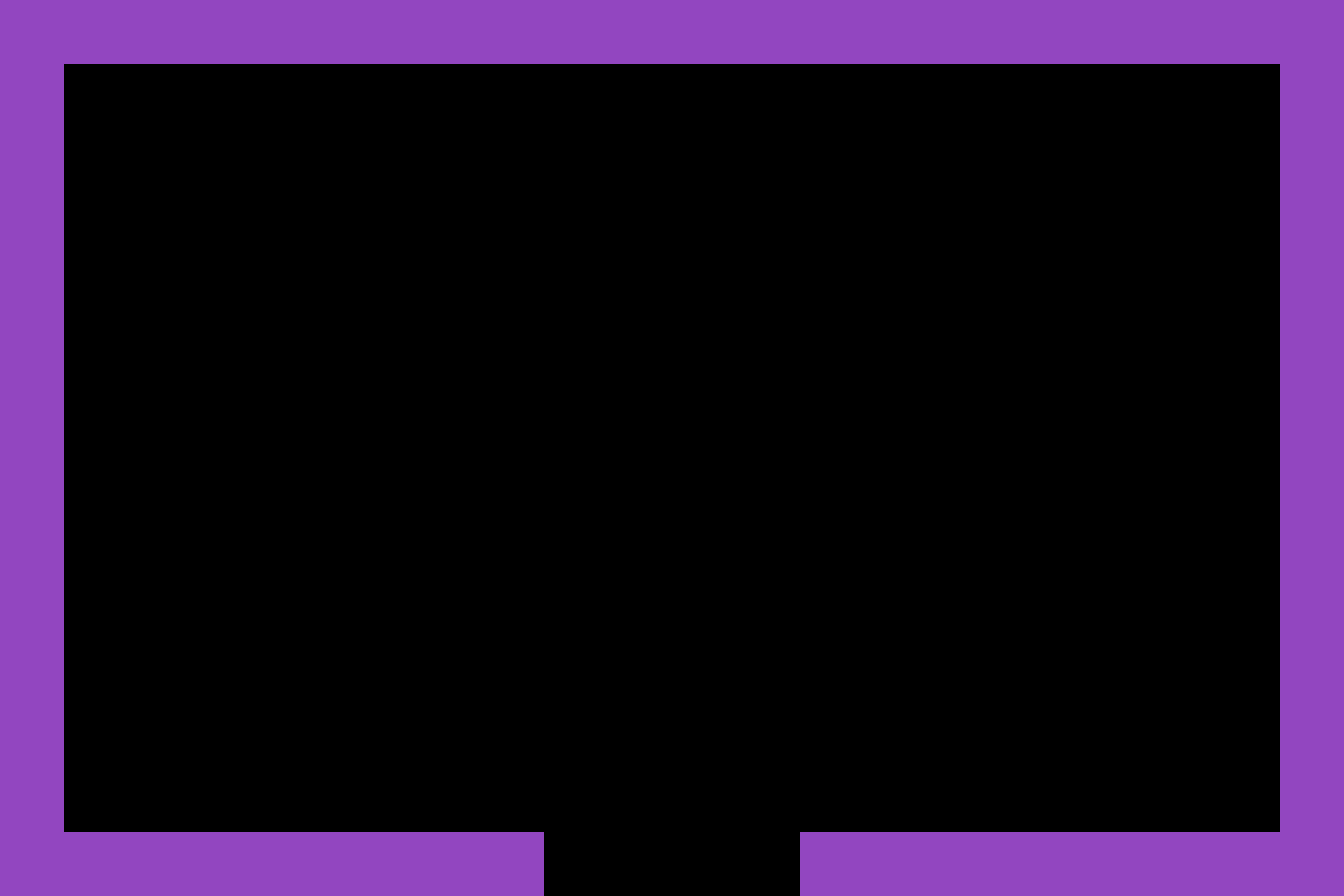

A level layout from a 2D game, rendered from its tile map. Below: a short description, then the map file with tile-grid data replaced by summaries:
An orthogonal 42x28 tile map with 32x32 px tiles, 2 tile layers (Collision Tiles, NonCollision Tiles) and 5 objects (4x screenTransition, item).

<map version="1.0" orientation="orthogonal" width="42" height="28" tilewidth="32" tileheight="32">
 <tileset firstgid="1" name="tileset" tilewidth="32" tileheight="32">
  <image source="tileset.png" width="512" height="512" />
  <tile id="78">
   <properties>
    <property name="collision" value="true" />
   </properties>
  </tile>
 </tileset>
 <layer name="Collision Tiles" width="42" height="28">
  <data>[1176 cells, 248 non-empty, 1 distinct tile ids]</data>
 </layer>
 <layer name="NonCollision Tiles" width="42" height="28">
  <data>[1176 cells, 0 non-empty, 0 distinct tile ids]</data>
 </layer>
 <objectgroup name="Object Layer 1" width="42" height="28">
  <object name="S" type="screenTransition" x="512" y="898" width="322" height="86" />
  <object name="N" type="screenTransition" x="512" y="-95" width="322" height="86" />
  <object name="E" type="screenTransition" x="1345" y="280" width="120" height="292" />
  <object name="W" type="screenTransition" x="-123" y="269" width="120" height="292" />
  <object name="Amulet" type="item" gid="6" x="225" y="656">
   <properties>
    <property name="itemType" value="chalice" />
    <property name="texture" value="chalice.png" />
   </properties>
  </object>
 </objectgroup>
</map>
